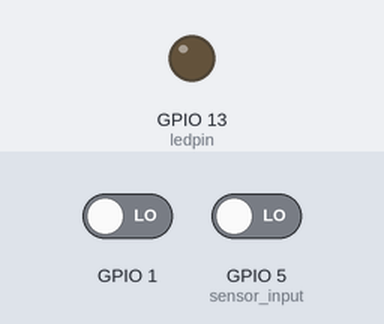
Bench run of a sketch on a simulated ESP8266 (NodeMCU). Shown: output pins drawn as LEDs (lit = HIGH). The inputs (shaded band) are chosen by the test bench; at power-on: GPIO 1 LOW, GPIO 5 (sensor_input) LOW. WiFi joins after 1.5 s; servers stay silent unless stated; what the sketch prints to the serial monitor is not drawn.

Above: at 0.1 s.
At 1.6 s:
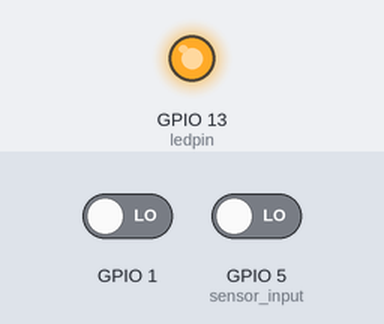
Timing chart, 0 to 3.1 s (numbered marks = the images above):
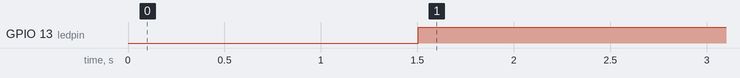

The sketch:

MQTT_Publish.ino
```cpp
#include <ESP8266WiFi.h>
#define ledpin 13
#define sensor_input 5
void setup()
{
  Serial.begin(115200);
  Serial.println();
 // uint8_t ledpin=13;
 // uint8_t sensor_input=5;
  pinMode(ledpin, OUTPUT);     // PHY D7 pin
  pinMode(sensor_input, INPUT);       // PHY D1 pin

  WiFi.begin("abhi.sree", "abhilash");

  Serial.print("Connecting");
  while (WiFi.status() != WL_CONNECTED)
  {
    delay(500);
    Serial.print(".");
  }
  Serial.println();

  Serial.print("Connected, IP address: ");
  Serial.println(WiFi.localIP());
  Serial.print("Setting soft-AP ... ");
  boolean result = WiFi.softAP("ESPsoftAP_01", "abhilash_esp");
  if(result == true)
  {
    Serial.println("Ready");
  }
  else
  {
    Serial.println("Failed!");
  }
  Serial.println(WiFi.softAPIP());
}

void loop() {
//  Serial.printf("Stations connected = %d\n", WiFi.softAPgetStationNum());
//  delay(1000);
  digitalRead(HIGH);
  if(digitalRead(sensor_input)==1){
     // Turn the LED on (Note that LOW is the voltage level
 // Serial.print("Object Detected\n");

  digitalWrite(ledpin, LOW);  // Turn the LED off by making the voltage HIGH
//  Serial.print("led ON");
  //delay(2000);                      // Wait for two seconds (to demonstrate the active low LED)
  }
  else
  digitalWrite(ledpin, HIGH);
//  Serial.print("led OFF");

  }
```

Measured:
- by itself, GPIO 13 (ledpin): LOW → HIGH at 1.5 s
